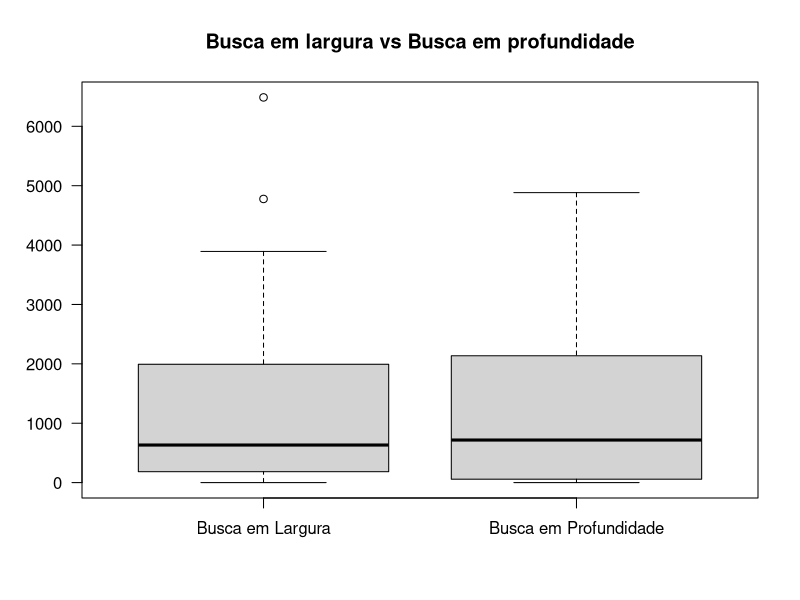
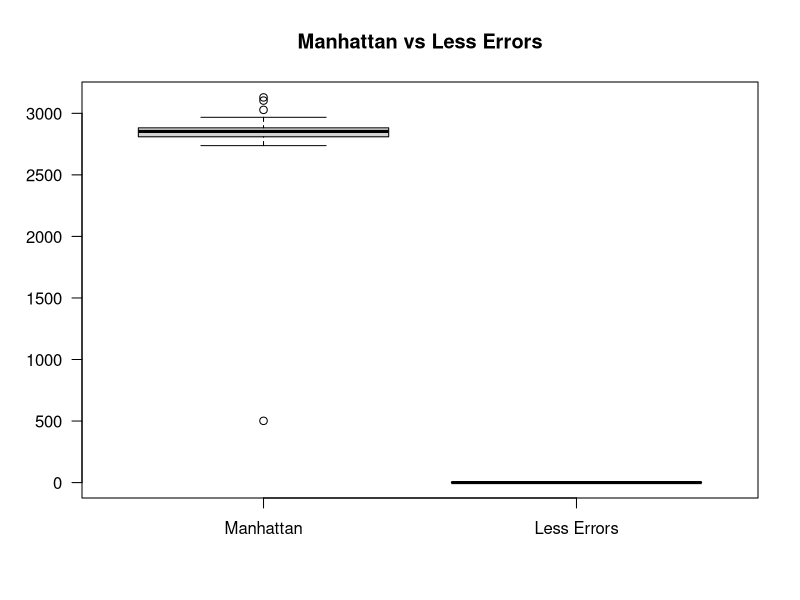

The R script that drew these images, in order:
## ---- chunk 1
bfsTimeExecutions <- c(
  2346.328840970990,
  1727.4176590442657,
  80.9288215637207,
  0.3394901752471924,
  157.0929400920868,
  1992.5260610580444,
  406.77702713012695,
  671.686853647232,
  2504.102796316147,
  1980.2213008403778,
  436.39379811286926,
  418.4068372249603,
  90.13945198059082,
  3.4337823390960693,
  714.9176962375641,
  594.5173964500427,
  4776.611823797226,
  6486.593960046768,
  2416.2244758605957,
  329.9194004535675,
  99.61120462417603,
  1899.3331665992737,
  183.664324760437,
  1634.077236890798,
  124.98643445968628,
  1033.1519844532013,
  3893.117560148239,
  371.0890076160431,
  2404.951068162918,
  574.9458975791931
)

dfsTimeExecution <- c(
  2.7871224880218506,
  2136.169887304306,
  42.323312759399414,
  0.3891427516937256,
  2303.821371078491,
  22.9642703533172,
  2819.71511387825,
  170.54384589195251,
  127.62078213691711,
  1220.3461730480194,
  3352.9152183532715,
  619.6819317340851,
  426.06722831726074,
  814.8609900474548,
  589.1916906833649,
  23.158218383789062,
  1923.5474770069122,
  57.15981888771057,
  26.148313522338867,
  343.04822373390,
  50.433042764663696,
  1132.0274481773376,
  4882.973999500275,
  409.3266043663025,
  1039.472098827362,
  1986.157295703888,
  1510.0389001369476,
  2339.6396968364716,
  2338.0884172916412,
  2698.227762937546
)

boxplot(
  bfsTimeExecutions, dfsTimeExecution,
  main = "Busca em largura vs Busca em profundidade",
  names = c("Busca em Largura", "Busca em Profundidade"),
  las = 1
)

summary(bfsTimeExecutions)

summary(dfsTimeExecution)

sd(bfsTimeExecutions)

sd(dfsTimeExecution)

## ---- chunk 2
manhattan <- c(
  2967.6426281929016,
2829.948946237564,
2905.6063022613525,
501.675240278244,
2880.0779933929443,
2761.877179145813,
2888.2240393161774,
3028.2017743587494,
2855.4204239845276,
2737.4769127368927,
2809.3016695976257,
2809.2946627140045,
2930.108321905136,
3103.4986827373505,
3129.263514280319,
2867.838709115982,
2857.8527443408966,
2800.88938832283,
2841.047089099884,
2812.078131198883,
2834.5755484104156,
2831.7783212661743,
2850.4460883140564,
2880.492168903351,
2764.2662625312805,
2849.1938576698303,
2860.1560831069946,
2878.087410926819,
2882.079113483429,
2798.052429013547
)

lessErrors <- c(
  0.3897571563720703,
1.0833616256713867,
0.8897829055786133,
0.5214622020721436,
0.23609066009521484,
0.8911793231964111,
0.06747627258300781,
0.3082432746887207,
1.0274240970611572,
0.0754401683807373,
0.6581752300262451,
0.11395120620727539,
0.07312679290771484,
0.13011646270751953,
0.3713066577911377,
1.094358205795288,
0.1605830192565918,
0.054584503173828125,
0.20728731155395508,
0.2753453254699707,
0.08451151847839355,
0.11520767211914062,
0.0019567012786865234,
1.0966145992279053,
0.27233076095581055,
0.39377427101135254,
0.03739190101623535,
0.6274189949035645,
0.2853090763092041,
1.0887353420257568
)

boxplot(
  manhattan, lessErrors,
  main = "Manhattan vs Less Errors",
  names = c("Manhattan", "Less Errors"),
  las = 1
)

summary(manhattan)

summary(lessErrors)

sd(manhattan)

sd(lessErrors)

